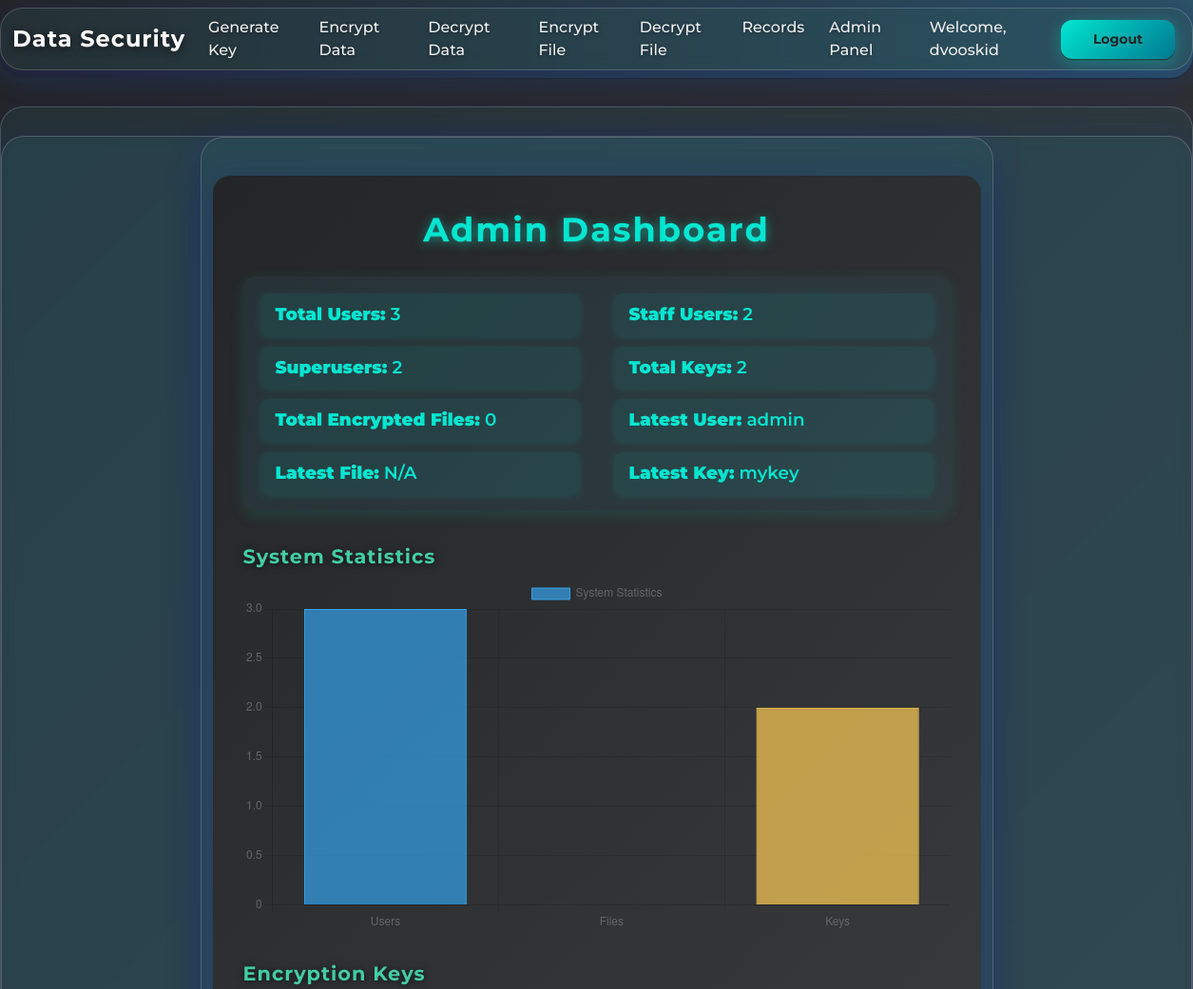
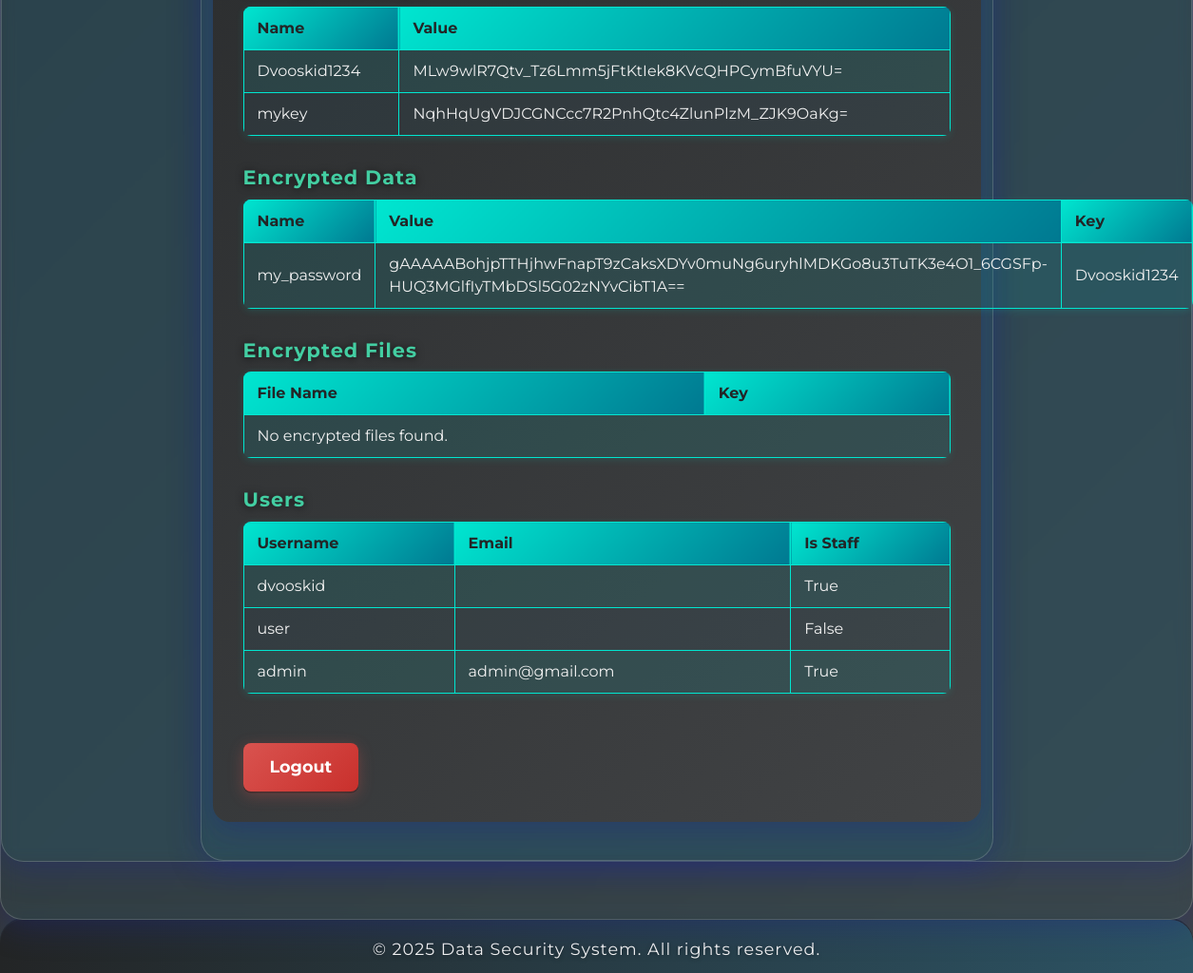
The page /encryption/admin-panel/ (signed in) on the database its author committed (2 pictures, top to bottom).
### encryption/models.py (models this page shows, shortened)
class EncryptionKey(models.Model):
    key_name = models.CharField(max_length=100, unique=True)
    key_value = models.TextField()
    user = models.ForeignKey(User, on_delete=models.CASCADE)
    created_at = models.DateTimeField(auto_now_add=True)

class EncryptedData(models.Model):
    data_name = models.CharField(max_length=100)
    encrypted_value = models.TextField()
    key = models.ForeignKey(EncryptionKey, on_delete=models.CASCADE)
    user = models.ForeignKey(User, on_delete=models.CASCADE)
    created_at = models.DateTimeField(auto_now_add=True)

### encryption/views.py (the view)
# urls.py: path('admin-panel/', views.custom_admin_panel, name='custom_admin_panel'),
@staff_member_required
def custom_admin_panel(request):
    user_count = User.objects.count()
    file_count = EncryptedFile.objects.count()
    key_count = EncryptionKey.objects.count()
    users = User.objects.all()
    keys = EncryptionKey.objects.all()
    encrypted_files = EncryptedFile.objects.all()
    encrypted_data = EncryptedData.objects.all()
    staff_count = User.objects.filter(is_staff=True).count()
    superuser_count = User.objects.filter(is_superuser=True).count()
    latest_user = User.objects.order_by("-date_joined").first()
    latest_file = EncryptedFile.objects.order_by("-id").first()
    latest_key = EncryptionKey.objects.order_by("-id").first()
    return render(
        request,
        "encryption/admin_panel.html",
        {
            "user_count": user_count,
            "file_count": file_count,
            "key_count": key_count,
            "users": users,
            "keys": keys,
            "encrypted_files": encrypted_files,
            "encrypted_data": encrypted_data,
            "staff_count": staff_count,
            "superuser_count": superuser_count,
            "latest_user": latest_user,
            "latest_file": latest_file,
            "latest_key": latest_key,
        },
    )

### encryption/templates/encryption/admin_panel.html (shortened to what this page needs)
{% extends 'base.html' %}
{% block content %}
<div class="admin-dashboard-container">
  <h2 class="admin-title">Admin Dashboard</h2>
  <div class="dashboard-summary">
    <div><strong>Total Users:</strong> {{ user_count }}</div>
    <div><strong>Staff Users:</strong> {{ staff_count }}</div>
    <div><strong>Superusers:</strong> {{ superuser_count }}</div>
    <div><strong>Total Keys:</strong> {{ key_count }}</div>
    <div><strong>Total Encrypted Files:</strong> {{ file_count }}</div>
    <div><strong>Latest User:</strong> {% if latest_user %}{{ latest_user.username }}{% else %}N/A{% endif %}</div>
    <div><strong>Latest File:</strong> {% if latest_file %}{{ latest_file.file_name }}{% else %}N/A{% endif %}</div>
    <div><strong>Latest Key:</strong> {% if latest_key %}{{ latest_key.key_name }}{% else %}N/A{% endif %}</div>
  </div>
  <div class="dashboard-section">
    <h3>System Statistics</h3>
    <canvas id="statsChart" width="400" height="200"></canvas>
    <script>
      const stats = JSON.parse(document.getElementById('stats-data').textContent);
      const ctx = document.getElementById('statsChart').getContext('2d');
      const statsChart = new Chart(ctx, {
        type: 'bar',
        data: {
          labels: ['Users', 'Files', 'Keys'],
          datasets: [{
            label: 'System Statistics',
            data: [stats.users, stats.files, stats.keys],
            backgroundColor: [
              'rgba(54, 162, 235, 0.7)',
              'rgba(255, 99, 132, 0.7)',
              'rgba(255, 206, 86, 0.7)'
            ],
            borderColor: [
              'rgba(54, 162, 235, 1)',
              'rgba(255, 99, 132, 1)',
              'rgba(255, 206, 86, 1)'
            ],
            borderWidth: 1
          }]
        },
        options: {
          scales: {
            y: {
              beginAtZero: true
            }
          }
        }
      });
    </script>
  </div>
  <div class="dashboard-section">
    <h3>Encryption Keys</h3>
    <table class="admin-table">
      <tr><th>Name</th><th>Value</th></tr>
      {% for key in keys %}
      <tr><td>{{ key.key_name }}</td><td>{{ key.key_value }}</td></tr>
      {% empty %}<tr><td colspan="2">No keys found.</td></tr>{% endfor %}
    </table>
  </div>
  <div class="dashboard-section">
    <h3>Encrypted Data</h3>
    <table class="admin-table">
      <tr><th>Name</th><th>Value</th><th>Key</th></tr>
      {% for data in encrypted_data %}
      <tr><td>{{ data.data_name }}</td><td>{{ data.encrypted_value }}</td><td>{{ data.key.key_name }}</td></tr>
      {% empty %}<tr><td colspan="3">No encrypted data found.</td></tr>{% endfor %}
    </table>
  </div>
  <div class="dashboard-section">
    <h3>Encrypted Files</h3>
    <table class="admin-table">
      <tr><th>File Name</th><th>Key</th></tr>
      {% for file in encrypted_files %}
      <tr><td>{{ file.file_name }}</td><td>{{ file.key.key_name }}</td></tr>
      {% empty %}<tr><td colspan="2">No encrypted files found.</td></tr>{% endfor %}
    </table>
  </div>
  <div class="dashboard-section">
    <h3>Users</h3>
    <table class="admin-table">
      <tr><th>Username</th><th>Email</th><th>Is Staff</th></tr>
      {% for user in users %}
      <tr><td>{{ user.username }}</td><td>{{ user.email }}</td><td>{{ user.is_staff }}</td></tr>
      {% empty %}<tr><td colspan="3">No users found.</td></tr>{% endfor %}
    </table>
  </div>
  <a href="{% url 'logout' %}" class="logout-btn">Logout</a>
</div>
{% endblock %}

### templates/base.html (shortened to what this page needs)
<!DOCTYPE html>
<html lang="en">
  <head>
    <link
      href="https://cdn.jsdelivr.net/npm/bootstrap@5.3.0-alpha3/dist/css/bootstrap.min.css"
      rel="stylesheet"
    />
  </head>
  <body>
    <nav class="navbar navbar-expand-lg navbar-dark bg-dark">
      <div class="container-fluid">
        <a class="navbar-brand" href="/">Data Security</a>
        <div class="collapse navbar-collapse" id="navbarNav">
          <ul class="navbar-nav me-auto">
            <li class="nav-item">
              <a class="nav-link" href="/encryption/generate-key/">Generate Key</a>
            </li>
            <li class="nav-item">
              <a class="nav-link" href="/encryption/encrypt-data/">Encrypt Data</a>
            </li>
            <li class="nav-item">
              <a class="nav-link" href="/encryption/decrypt-data/">Decrypt Data</a>
            </li>
            <li class="nav-item">
              <a class="nav-link" href="/encryption/encrypt-file/">Encrypt File</a>
            </li>
            <li class="nav-item">
              <a class="nav-link" href="/encryption/decrypt-file/">Decrypt File</a>
            </li>
            {% if user.is_superuser %}
            <li class="nav-item">
              <a class="nav-link" href="/encryption/records/">Records</a>
            </li>
            {% endif %}
            {% if user.is_staff %}
            <li class="nav-item">
              <a class="nav-link" href="/encryption/admin-panel/">Admin Panel</a>
            </li>
            {% endif %}
          </ul>
          <div class="d-flex align-items-center">
            {% if user.is_authenticated %}
            <span class="user-greeting d-none d-md-inline">Welcome, {{ user.username }}</span>
            <form action="{% url 'logout' %}" method="post" class="d-inline">
              <button type="submit" class="btn btn-sm btn-outline-light">Logout</button>
            </form>
            {% else %}
            <a href="{% url 'login' %}" class="btn btn-sm btn-outline-light">Login</a>
            {% endif %}
          </div>
        </div>
      </div>
    </nav>
    <div class="container-fluid content-wrapper">
      <div class="row justify-content-center">
        <div class="col-12 col-md-10 col-lg-8">
          {% block content %}{% endblock %}
        </div>
      </div>
    </div>
    <footer class="footer">
      <p>
        &copy; {{ now.year|default:2025 }} Data Security System. All rights
        reserved.
      </p>
    </footer>
  </body>
</html>

### templates/base.html (style rules this page uses)
body { background: linear-gradient(135deg, #232526 0%, #414345 100%); min-height: 100vh; display: flex; flex-direction: column; font-family: "Montserrat", Arial, sans-serif; color: #f1f1f1; }
.navbar { margin-bottom: 30px; background: linear-gradient(90deg, #232526 0%, #2c5364 100%); box-shadow: 0 4px 24px 0 rgba(44, 83, 100, 0.25), 0 1.5px 0 #232526; border-radius: 0 0 24px 24px; }
.navbar-brand { font-weight: 700; font-size: 1.5rem; letter-spacing: 1px; text-shadow: 0 2px 8px #000a, 0 1px 0 #fff2; }
.navbar-nav .nav-link { color: #f1f1f1 !important; font-weight: 500; margin-right: 10px; transition: color 0.2s, text-shadow 0.2s; text-shadow: 0 1px 4px #0006; padding: 0.5rem 1rem; }
.content-wrapper { flex: 1 0 auto; padding-top: 30px; padding-bottom: 60px; }
.container-fluid, .row, .col-12, .col-md-10, .col-lg-8 { box-shadow: 0 8px 32px 0 rgba(31, 38, 135, 0.37); border-radius: 24px; background: rgba(44, 83, 100, 0.25); backdrop-filter: blur(8px); border: 1.5px solid rgba(255, 255, 255, 0.18); }
.footer { background: linear-gradient(90deg, #232526 0%, #2c5364 100%); color: #f1f1f1; padding: 18px 0 12px 0; text-align: center; box-shadow: 0 -4px 24px 0 rgba(44, 83, 100, 0.25), 0 -1.5px 0 #232526; border-radius: 24px 24px 0 0; font-size: 1.1rem; letter-spacing: 1px; text-shadow: 0 1px 4px #0006; margin-top: auto; }
.footer p { margin: 0; }
.btn, button, input[type="submit"] { background: linear-gradient(135deg, #00e6d0 0%, #007991 100%); color: #232526; font-weight: 700; border: none; border-radius: 12px; box-shadow: 0 4px 16px 0 #00e6d055, 0 1.5px 0 #232526; transition: transform 0.1s, box-shadow 0.1s, background 0.2s; max-width: 260px; min-width: 120px; width: auto; padding: 10px 28px; margin: 8px 6px 8px 0; display: inline-block; white-space: nowrap; }
.user-greeting { color: #f1f1f1; margin-right: 1rem; font-weight: 500; }

### encryption/templates/encryption/admin_panel.html (style rules this page uses)
.admin-dashboard-container { max-width: 1200px; margin: 40px auto; background: linear-gradient(135deg, #232526 0%, #414345 100%); border-radius: 18px; box-shadow: 0 8px 32px 0 rgba(31,38,135,0.37); padding: 36px 32px 32px 32px; color: #f1f1f1; font-family: 'Montserrat', Arial, sans-serif; }
.admin-title { text-align: center; font-size: 2.2rem; font-weight: 700; letter-spacing: 2px; margin-bottom: 28px; color: #00e6d0; text-shadow: 0 2px 12px #00e6d088, 0 1px 0 #fff2; }
.dashboard-summary { display: grid; grid-template-columns: repeat(2, 1fr); gap: 12px 36px; margin-bottom: 36px; background: rgba(44, 83, 100, 0.25); padding: 18px; border-radius: 12px; font-size: 1.15em; box-shadow: 0 4px 16px 0 #00e6d022; }
.dashboard-summary div { background: rgba(0,230,208,0.08); border-radius: 8px; padding: 8px 16px; font-weight: 600; color: #00e6d0; box-shadow: 0 2px 8px 0 #00e6d022; }
.dashboard-section { margin-bottom: 32px; }
.dashboard-section h3 { color: #43cea2; font-size: 1.3rem; font-weight: 700; margin-bottom: 10px; letter-spacing: 1px; text-shadow: 0 1px 8px #000a; }
.admin-table { width: 100%; border-collapse: collapse; margin-top: 10px; background: rgba(44, 83, 100, 0.18); border-radius: 8px; overflow: hidden; box-shadow: 0 2px 8px 0 #00e6d022; }
.admin-table th, .admin-table td { border: 1.5px solid #00e6d0; padding: 10px 14px; text-align: left; color: #f1f1f1; }
.admin-table th { background: linear-gradient(135deg, #00e6d0 0%, #007991 100%); color: #232526; font-weight: 700; }
.admin-table tr:nth-child(even) { background: rgba(0,230,208,0.07); }
.logout-btn { display: inline-block; margin-top: 20px; padding: 12px 28px; background: linear-gradient(135deg, #d9534f 0%, #c9302c 100%); color: #fff; border-radius: 8px; text-decoration: none; font-weight: bold; font-size: 1.1em; box-shadow: 0 4px 16px 0 #d9534f55, 0 1.5px 0 #232526; transition: background 0.2s, box-shadow 0.2s; }

### rows shown on the page
EncryptionKey: key_name "mykey", key_value "NqhHqUgVDJCGNCcc7R2PnhQtc4ZlunPlzM_ZJK9OaKg="
EncryptionKey: key_name "Dvooskid1234", key_value "MLw9wlR7Qtv_Tz6Lmm5jFtKtIek8KVcQHPCymBfuVYU="
EncryptedData: data_name "my_password", encrypted_value "gAAAAABohjpTTHjhwFnapT9zCaksXDYv0muNg6uryhlMDKGo8u3TuTK3e4O1_6CGSFp-HUQ3MGlfIyTMbDSl5G02zNYvCibT1A==", key.key_name "Dvooskid1234"

### other values the page prints
{{ user.username }} "dvooskid"
{{ user_count }} "3"
{{ staff_count }} "2"
{{ superuser_count }} "2"
{{ key_count }} "2"
{{ file_count }} "0"
{{ latest_user.username }} "admin"
{{ user.is_staff }} "True"
{{ user.username }} "user"
{{ user.is_staff }} "False"
{{ user.username }} "admin"
{{ user.email }} "admin@gmail.com"
{{ now.year|default:2025 }} "2025"
